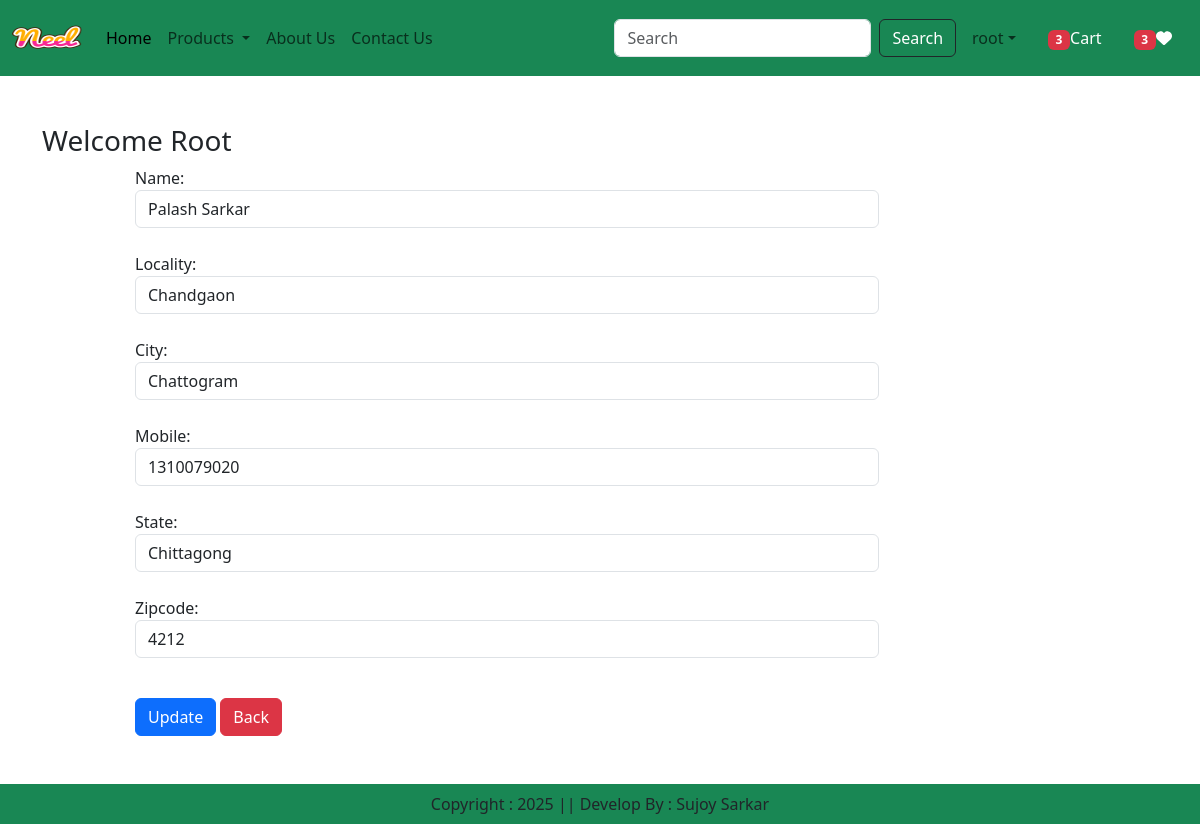
Screenshot of /updateAddress/1 (signed in) with the database file from the repository.
### app/models.py (models this page shows, shortened)
class Customer(models.Model):
    user = models.ForeignKey(User, on_delete=models.CASCADE)
    name = models.CharField(max_length=200)
    locality = models.CharField(max_length=200)
    city = models.CharField(max_length=50)
    mobile = models.IntegerField(default=0)
    zipcode = models.CharField(max_length=10, blank=True, null=True)
    state = models.CharField(choices=STATE_CHOICES,max_length=100)

### app/views.py (the view, shortened to what this page needs)
# urls.py: path('updateAddress/<int:pk>', views.updateAddress.as_view(), name='updateAddress'),
@method_decorator(login_required, name='dispatch')
class updateAddress(View):
    def get(self, request, pk):
        add = Customer.objects.get(pk=pk)
        form = CustomerProfileForm(instance=add)
        totalitem = 0
        wishitem = 0
        if request.user.is_authenticated:
           totalitem = len(Cart.objects.filter(user=request.user))
           wishitem = len(Wishlist.objects.filter(user=request.user))
        return render(request, 'app/updateAddress.html', locals())

### app/forms.py
class CustomerProfileForm(forms.ModelForm):
    class Meta:
        model = Customer
        fields = ['name', 'locality', 'city', 'mobile', 'state', 'zipcode']
        widgets = {
            'name': forms.TextInput(attrs={'class': 'form-control'}),
            'locality': forms.TextInput(attrs={'class': 'form-control'}),
            'city': forms.TextInput(attrs={'class': 'form-control'}),
            'mobile': forms.NumberInput(attrs={'class': 'form-control'}),
            'state': forms.Select(attrs={'class': 'form-control'}),
            'zipcode': forms.NumberInput(attrs={'class': 'form-control'}),
        }

### app/templates/app/updateAddress.html (shortened to what this page needs)
{% extends 'app/base.html' %}
{% load static %}
{% block main-content %}
    <div class="container my-5">
        <div class="row">
            <h3>Welcome <span class="text-capitalize">{{request.user}}</span></h3>
        </div>
        <div class="col-sm-8 offset-sm-1">
            <form action="" method="post">
                {% for fm in form %}
                    {{fm.label_tag}} {{fm}} <small class="text-danger">{{fm.errors|striptags}}</small> <br>
                {% endfor %}
                <div class="col-12 mt-3">
                    <button type="submit" class="btn btn-primary">Update</button>
                    <a href="{% url 'address' %}" type='button' class='btn btn-danger'>Back</a>
                </div>
            </form>
        </div>
    </div>
{% endblock main-content %}

### app/templates/app/base.html (shortened to what this page needs)
<!DOCTYPE html>
{% load static %}
<html lang="en">
<head>
    <link href="https://cdn.jsdelivr.net/npm/bootstrap@5.3.3/dist/css/bootstrap.min.css" rel="stylesheet">
    <link rel = "stylesheet" href = "{% static 'app/css/owl.carousel.min.css' %}" />
    <link rel = "stylesheet" href = "{% static 'app/css/all.min.css' %}" />
    <link rel = "stylesheet" href = "{% static 'app/css/style.css' %}" />
</head>
<body>
    <nav class="navbar navbar-expand-lg navbar dark bg-success">
        <div class="container-fluid">
          <a class="navbar-brand" href="#">
            <img src = "{% static "app/images/neel.png" %}" width = "70" height = "50" >
          </a>
          <div class="collapse navbar-collapse" id="navbarSupportedContent">
            <ul class="navbar-nav me-auto mb-2 mb-lg-0">
              {% if request.user.is_authenticated %}
              <li class="nav-item">
                <a class="nav-link active" aria-current="page" href="/">Home</a>
              </li>
              <li class="nav-item dropdown">
                <a class="nav-link dropdown-toggle" href="#" role="button" data-bs-toggle="dropdown" aria-expanded="false">
                  Products
                </a>
              </li>
              <li class="nav-item">
                <a class="nav-link" href="{% url "about" %}">About Us</a>
              </li>
              <li class="nav-item">
                <a class="nav-link" href="{% url "contact" %}">Contact Us</a>
              </li>
            </ul>
            <form class="d-flex" role="search" action="/search">
              <input class="form-control me-2" type="search" placeholder="Search" name="search" aria-label="Search">
              <button class="btn btn-outline-dark text-white" type="submit">Search</button>
            </form>
          </div>
          <ul class="navbar-nav me-auto mb-2 mb-lg-0">
            <li class = "nav-item dropdown mx-2">
              <a class="nav-link dropdown-toggle" href="#" role="button" data-bs-toggle="dropdown" aria-expanded="false">{{ request.user.username }}</a>
            </li>
            <li class = "nav-item dropdown mx-2">
              <a href = "{% url "showcart" %}" class = "nav-link text-white"><span class="badge bg-danger">{% if totalitem > 0 %} {{totalitem}} {% endif %}</span>Cart</a>
            </li>
            <li class = "nav-item dropdown mx-2">
              <a href = "{% url "showwishlist" %}" class = "nav-link text-white"><span class="badge bg-danger">{% if wishitem > 0 %} {{wishitem}} {% endif %}</span><i class="fa fa-heart"></i></a>
            </li>
            {% endif %}
          </ul>
        </div>
      </nav>
      {% block main-content %}{% endblock main-content %}
      <footer class = "container-fluid fixed bottom bg-success text-center p-2 mt-5">
        Copyright : 2025 || Develop By : Sujoy Sarkar
      </footer>
</body>
</html>

### rows the page displays
Customer: form "Palash Sarkar" "Chandgaon" "Chattogram" "1310079020" "Chittagong" "4212"

### other values shown
{{ request.user.username }} "root"
{{ totalitem }} "3"
{{ wishitem }} "3"
{{ request.user }} "Root"
{{ fm.label_tag }} "Name:" "Locality:" "City:" "Mobile:" "State:" "Zipcode:"
